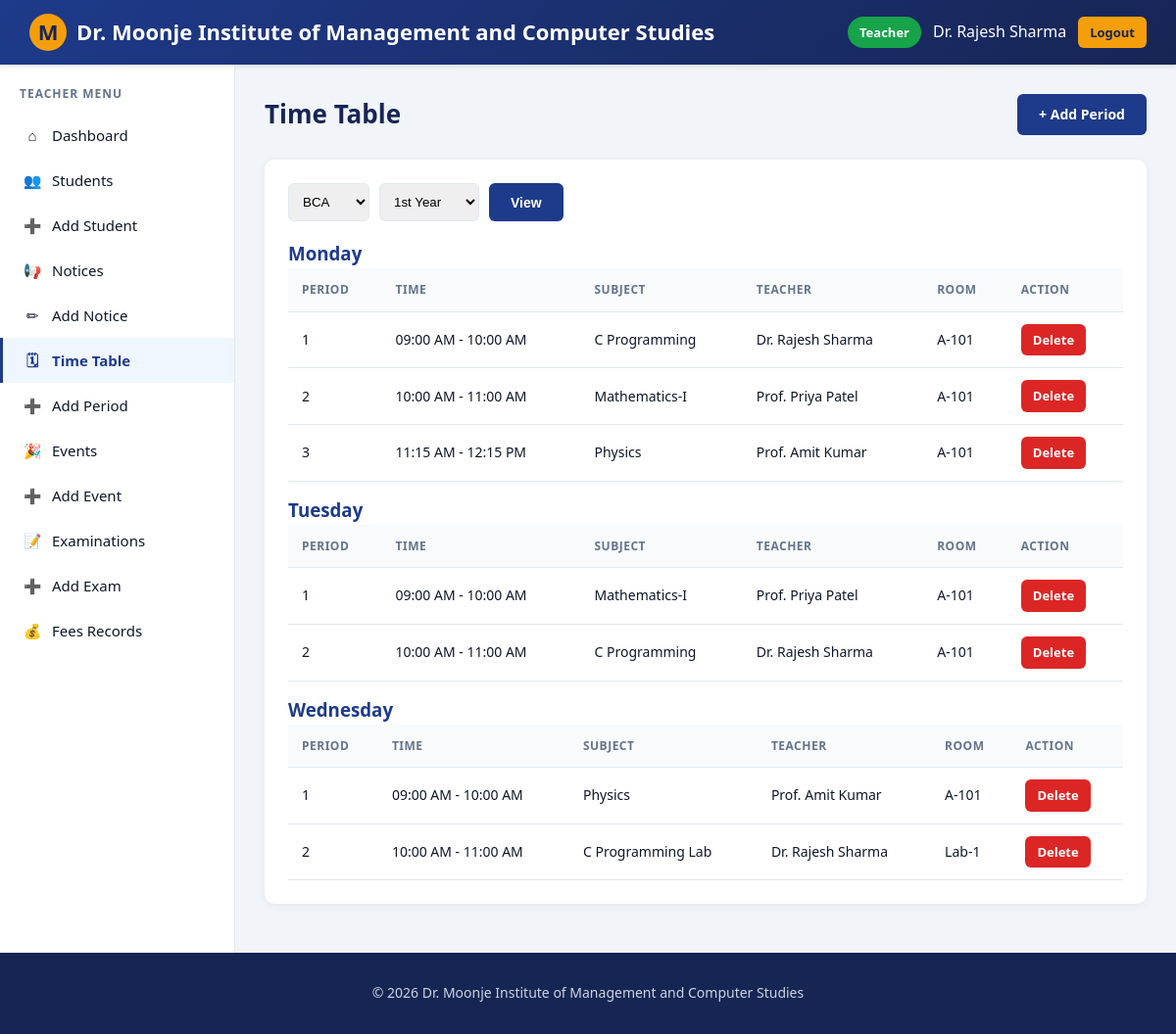
/teacher/timetable.php (signed in), run on the app's committed database.
### tables this page shows
CREATE TABLE timetable (
    id INT AUTO_INCREMENT PRIMARY KEY,
    course VARCHAR(50) NOT NULL,
    year VARCHAR(10) NOT NULL,
    day_of_week ENUM('Monday','Tuesday','Wednesday','Thursday','Friday','Saturday') NOT NULL,
    period_no INT NOT NULL,
    start_time TIME NOT NULL,
    end_time TIME NOT NULL,
    subject VARCHAR(100) NOT NULL,
    teacher_id INT,
    room_no VARCHAR(20),
    created_at TIMESTAMP DEFAULT CURRENT_TIMESTAMP,
    FOREIGN KEY (teacher_id) REFERENCES teachers(id) ON DELETE SET NULL
);

CREATE TABLE teachers (
    id INT AUTO_INCREMENT PRIMARY KEY,
    employee_id VARCHAR(20) NOT NULL UNIQUE,
    name VARCHAR(100) NOT NULL,
    email VARCHAR(100) NOT NULL UNIQUE,
    phone VARCHAR(15),
    password VARCHAR(255) NOT NULL,
    department VARCHAR(50) NOT NULL,
    designation VARCHAR(50),
    qualification VARCHAR(100),
    created_at TIMESTAMP DEFAULT CURRENT_TIMESTAMP
);

### config/db.php (called while the page is built, shortened)
<?php
function e($value) {
    return htmlspecialchars($value ?? '', ENT_QUOTES, 'UTF-8');
}

### teacher/timetable.php (the view, shortened to what this page needs)
<?php
require_once '../includes/teacher_header.php';
$courseF = $_GET['course'] ?? 'BCA';
$yearF   = $_GET['year']   ?? '1st Year';
$stmt = $conn->prepare("SELECT t.*, te.name AS teacher_name FROM timetable t LEFT JOIN teachers te ON t.teacher_id=te.id WHERE t.course=? AND t.year=? ORDER BY FIELD(t.day_of_week,'Monday','Tuesday','Wednesday','Thursday','Friday','Saturday'), t.period_no");
$stmt->bind_param('ss', $courseF, $yearF);
$stmt->execute();
$res = $stmt->get_result();
$grouped=[];
while($r=$res->fetch_assoc()) $grouped[$r['day_of_week']][]=$r;
$days=['Monday','Tuesday','Wednesday','Thursday','Friday','Saturday'];
?>
<div class="page-header">
    <div><h1>Time Table</h1></div>
    <a href="add_timetable.php" class="btn">+ Add Period</a>
</div>
<div class="panel">
    <form method="GET" style="display:flex; gap:10px; margin-bottom:18px; flex-wrap:wrap;">
        <select name="course" style="padding:10px; border:1px solid #e2e8f0; border-radius:6px;">
            <?php foreach(['BCA','BBA','B.Com','BA','BSc','MCA','MBA'] as $c): ?>
                <option <?= $courseF===$c?'selected':'' ?>><?= $c ?></option>
            <?php endforeach; ?>
        </select>
        <select name="year" style="padding:10px; border:1px solid #e2e8f0; border-radius:6px;">
            <?php foreach(['1st Year','2nd Year','3rd Year','Final Year'] as $y): ?>
                <option <?= $yearF===$y?'selected':'' ?>><?= $y ?></option>
            <?php endforeach; ?>
        </select>
        <button class="btn">View</button>
    </form>
    <?php if(empty($grouped)): ?>
        <p style="color:#64748b;">No timetable for <?= e($courseF) ?> · <?= e($yearF) ?></p>
    <?php else: foreach($days as $day): if(empty($grouped[$day])) continue; ?>
        <h3 style="color:#1e3a8a; margin-top:14px;"><?= $day ?></h3>
        <div class="table-wrap">
            <table>
                <thead><tr><th>Period</th><th>Time</th><th>Subject</th><th>Teacher</th><th>Room</th><th>Action</th></tr></thead>
                <tbody>
                    <?php foreach($grouped[$day] as $p): ?>
                    <tr>
                        <td><?= e($p['period_no']) ?></td>
                        <td><?= date('h:i A', strtotime($p['start_time'])) ?> - <?= date('h:i A', strtotime($p['end_time'])) ?></td>
                        <td><?= e($p['subject']) ?></td>
                        <td><?= e($p['teacher_name'] ?? '-') ?></td>
                        <td><?= e($p['room_no']) ?></td>
                        <td><a href="?delete=<?= $p['id'] ?>&course=<?= urlencode($courseF) ?>&year=<?= urlencode($yearF) ?>" class="btn btn-sm btn-danger" onclick="return confirm('Delete?')">Delete</a></td>
                    </tr>
                    <?php endforeach; ?>
                </tbody>
            </table>
        </div>
    <?php endforeach; endif; ?>
</div>
<?php require_once '../includes/teacher_footer.php'; ?>

### assets/css/style.css (style rules this page uses)
* { margin:0; padding:0; box-sizing:border-box; }
:root { --primary:#1e3a8a; --primary-dark:#172554; --secondary:#f59e0b; --accent:#0ea5e9; --light:#f8fafc; --dark:#0f172a; --gray:#64748b; --border:#e2e8f0; --success:#16a34a; --danger:#dc2626; --warning:#f59e0b; --card-shadow:0 2px 8px rgba(0,0,0,0.06); }
body { font-family:'Segoe UI', Tahoma, sans-serif; background:#f1f5f9; color:var(--dark); line-height:1.6; min-height:100vh; }
a { text-decoration:none; color:var(--primary); }
.page-header { display:flex; justify-content:space-between; align-items:center; margin-bottom:25px; flex-wrap:wrap; gap:12px; }
.page-header h1 { font-size:26px; color:var(--primary-dark); }
.panel { background:#fff; border-radius:10px; padding:24px; box-shadow:var(--card-shadow); margin-bottom:20px; }
.table-wrap { overflow-x:auto; }
table { width:100%; border-collapse:collapse; font-size:14px; }
table th, table td { padding:12px 14px; text-align:left; border-bottom:1px solid var(--border); }
table th { background:#f8fafc; color:var(--gray); font-weight:600; text-transform:uppercase; font-size:12px; letter-spacing:0.5px; }
.btn { display:inline-block; padding:10px 22px; background:var(--primary); color:#fff; border:none; border-radius:6px; cursor:pointer; font-size:14px; font-weight:600; transition:background .2s, transform .1s; text-decoration:none; }
.btn-danger { background:var(--danger); }
.btn-sm { padding:6px 12px; font-size:13px; }

### data on the page
timetable: period_no "1", start_time "09:00 AM", end_time "10:00 AM", subject "C Programming", teacher.name "Dr. Rajesh Sharma", room_no "A-101"
timetable: period_no "2", start_time "10:00 AM", end_time "11:00 AM", subject "Mathematics-I", teacher.name "Prof. Priya Patel", room_no "A-101"
timetable: period_no "3", start_time "11:15 AM", end_time "12:15 PM", subject "Physics", teacher.name "Prof. Amit Kumar", room_no "A-101"
timetable: period_no "1", start_time "09:00 AM", end_time "10:00 AM", subject "Mathematics-I", teacher.name "Prof. Priya Patel", room_no "A-101"
timetable: period_no "2", start_time "10:00 AM", end_time "11:00 AM", subject "C Programming", teacher.name "Dr. Rajesh Sharma", room_no "A-101"
timetable: period_no "1", start_time "09:00 AM", end_time "10:00 AM", subject "Physics", teacher.name "Prof. Amit Kumar", room_no "A-101"
timetable: period_no "2", start_time "10:00 AM", end_time "11:00 AM", subject "C Programming Lab", teacher.name "Dr. Rajesh Sharma", room_no "Lab-1"

### other printed values
$_SESSION['teacher_name'] "Dr. Rajesh Sharma"
$day "Monday"
$day "Tuesday"
$day "Wednesday"
form field course "BCA"
form field year "1st Year"
